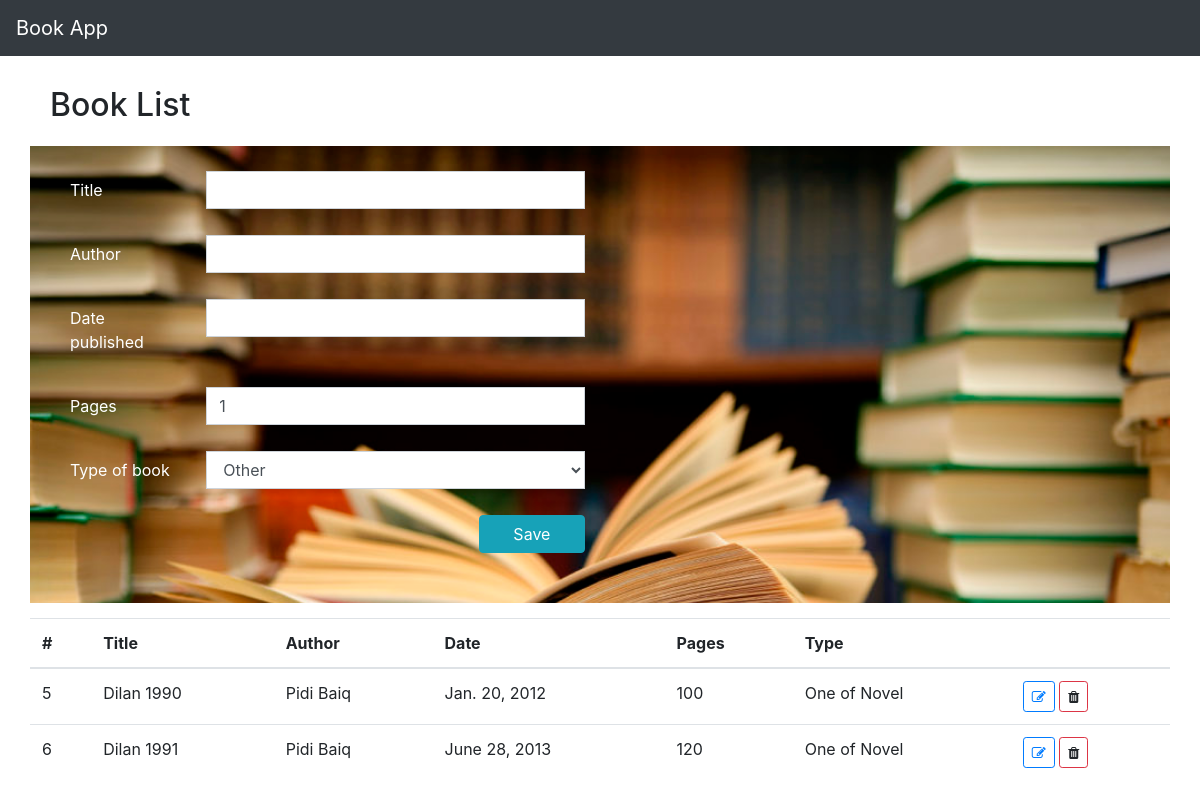
The page / on the database its author committed.
### book/models.py (models this page shows, shortened)
class Book(models.Model):
    type_of_book = (
        ('One of Novel', 'One of Novel'),
        ('Documentation', 'Documentation'),
        ('Other', 'Other'),
    )
    title = models.CharField(max_length=50, blank=False)
    author = models.CharField(max_length=50, blank=False)
    date_published = models.DateField(blank=True)
    pages = models.PositiveIntegerField(default=1)
    type_of_book = models.CharField(max_length=25, choices=type_of_book, default='Other')

### book/views.py (the view)
# urls.py: url(r'^$', views.index, name="index"),
def index(request):
    status = ''
    if request.method == 'POST':
        form = BookForm(request.POST)
        if form.is_valid():
            form.save()
            return HttpResponseRedirect('/')
    else:
        form = BookForm()
    return render(request, 'book/index.html', {'form': form, 'books': Book.objects.all(), 'status': status })

### book/forms.py
class BookForm(ModelForm):
    class Meta:
        model = Book
        date_published = forms.DateField(widget=forms.DateInput(attrs={'type': 'date'}))
        fields = ['title', 'author', 'date_published','pages', 'type_of_book']

### book/templates/book/index.html (shortened to what this page needs)
{% load staticfiles %}
<!DOCTYPE html>
<html lang="en">
  <head>
    <link rel="stylesheet" href="{% static 'book/bootstrap.min.css' %}">
    <link rel="stylesheet" href="{% static 'book/font-awesome/css/font-awesome.min.css' %}">
    {% block style %} <link rel="stylesheet" href="{% static 'book/app.css' %}"> {% endblock %}
  </head>
  <body>
    {% block navbar %}
      <nav class="navbar navbar-expand-lg navbar-dark bg-dark">
        <a class="navbar-brand" href="/">Book App</a>
      </nav>
    {% endblock %}
    <div class="container cs-content">
    {% block content  %}
      <div class="row cs-section-header">
          <div class="col-lg-12"><h2>Book List</h2></div>
      </div>
      <div class="row cs-form-add">
        {% include 'book/book_form.html' %}
      </div>
      <div class="row">
          <table class="table">
              <thead>
              <tr>
                  <th scope="col">#</th>
                  <th scope="col">Title</th>
                  <th scope="col">Author</th>
                  <th scope="col">Date</th>
                  <th scope="col">Pages</th>
                  <th scope="col">Type</th>
                  <th scope="col"></th>
              </tr>
              </thead>
              <tbody>
              {% for book in books %}
              <tr>
                  <td>{{ book.id }}</td>
                  <td>{{ book.title }}</td>
                  <td>{{ book.author }}</td>
                  <td>{{ book.date_published }}</td>
                  <td>{{ book.pages }}</td>
                  <td>{{ book.type_of_book }}</td>
                  <td>
                      <a class="btn btn-sm btn-outline-primary" href="edit/{{ book.id }}">
                        <i class="fa fa-pencil-square-o" aria-hidden="true"></i>
                      </a>
                      <a class="btn btn-sm btn-outline-danger" onclick="sendData({{ book.id }})" data-toggle="modal" data-target="#exampleModalCenter">
                        <i class="fa fa-trash" aria-hidden="true"></i>
                      </a>
                  </td>
              </tr>
              {% endfor %}
              </tbody>
          </table>
      </div>
    {% endblock  %}
    </div>
  </body>
</html>

### book/templates/book/book_form.html (shortened to what this page needs)
{% load widget_tweaks %}
<div class="col-lg-6">
    <form method="post">
        {% for field in form.visible_fields %}
            <div class="form-group row">
                <label for="{{ field.id_for_label }}" class="col-lg-3 col-form-label cs-label-field">{{ field.label }}</label>
                <div class="col-lg-9">
                    {% render_field field class='form-control' %}
                </div>
                <div class="col-lg-10 cs-text-error">
                </div>
            </div>
        {% endfor %}
        <div class="form-group">
            <div class="row justify-content-end">
                <div class="col-lg-3">
                    <input type="submit" class="btn btn-info btn-block" value="Save" />
                </div>
            </div>
        </div>
    </form>
</div>

### book/static/book/app.css (style rules this page uses)
.navbar { background: rgba(76, 175, 80, 0.1); }
.form-group { margin-bottom: 25px; }
.form-control, select.form-control { border-radius: 0px; }
.cs-content { margin-top: 25px; }
.cs-section-header { height: 50px; padding: 5px; margin-bottom: 15px; }
.cs-form-add, .cs-form-edit { padding: 25px; margin-bottom: 15px; background-repeat: no-repeat; background-size: cover; }
.cs-form-add { background-image: url('./picture/buku.jpg'); }
.cs-label-field { color: white; }
.cs-text-center, .cs-text-error { text-align: center; }
.cs-text-error { font-style: italic; color: white; }

### rows shown on the page
Book: id "5", title "Dilan 1990", author "Pidi Baiq", date_published "Jan. 20, 2012", pages "100", type_of_book "One of Novel"
Book: id "6", title "Dilan 1991", author "Pidi Baiq", date_published "June 28, 2013", pages "120", type_of_book "One of Novel"

### other values the page prints
{{ field.label }} "Title" "Author" "Date published" "Pages" "Type of book"
